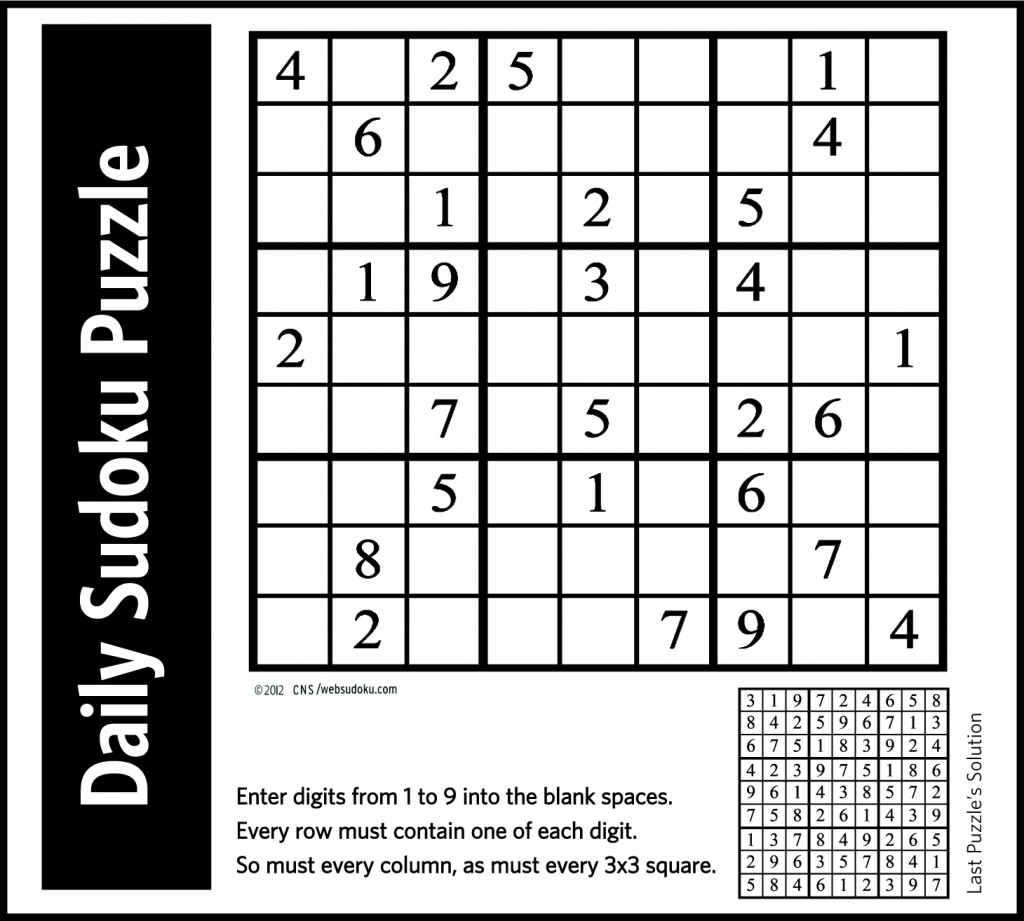
#> input picture resources/Sudoku16.jpg, 1024 x 921 px
$ jupyter execute 'extract sudoku .ipynb'   (Python 2 division)   (older library calls are emulated)
#> lines starting #> are read from the running program, lines starting #| are printed output that depends on the picture; after the words box and inside, x2 and y2 are one past the last pixel; in counts of white or black regions, pixels touching at a corner belong together
[cell 1]
from skimage.feature import daisy
from skimage import data
import matplotlib.pyplot as plt
from skimage.io import imread
import skimage
from skimage.feature import match_template
from skimage import measure
import cv2
import numpy as np
from matplotlib import pyplot as plt

img = cv2.imread('../resources/Sudoku16.jpg',0)
#> img: shape (921, 1024); min 0, max 255, mean 184
gray = cv2.medianBlur(img,5)

ret,th1 = cv2.threshold(gray,127,255,cv2.THRESH_BINARY)
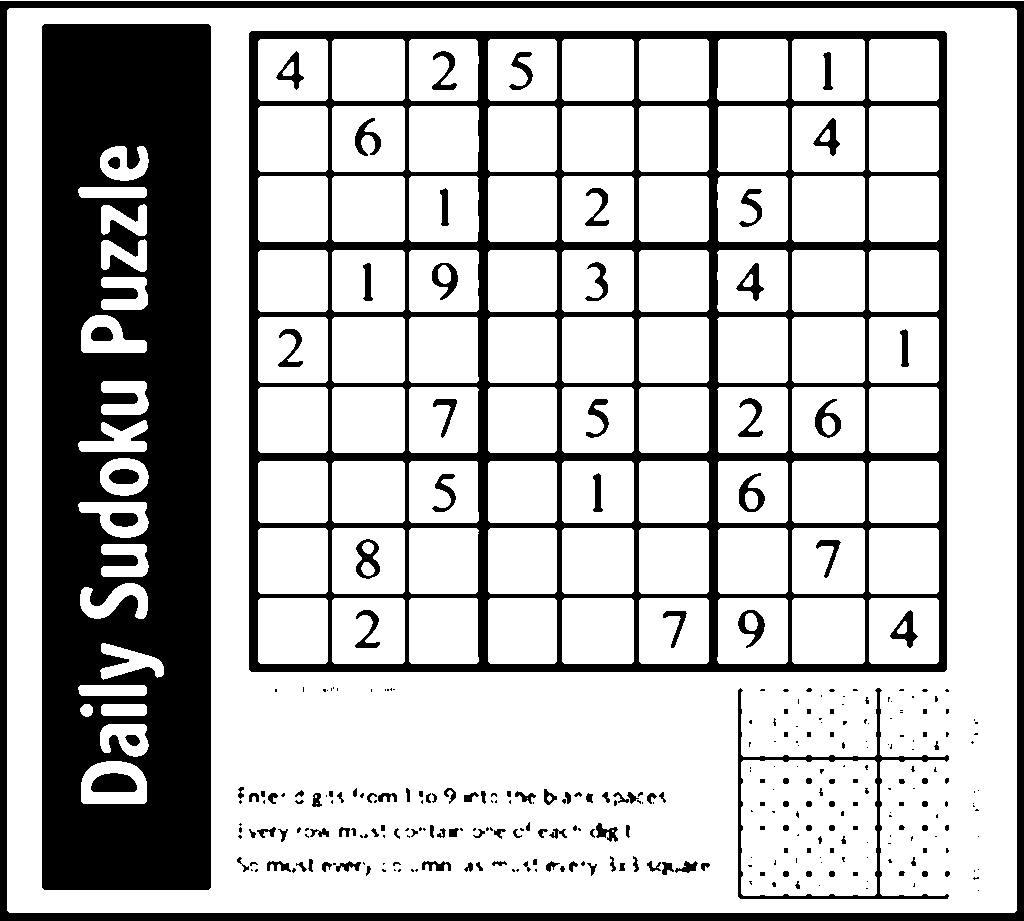
#> th1: shape (921, 1024); 73.2% white; 330 black regions (168 under 20 px), largest, box (x1, y1, x2, y2) and area: (42, 24, 211, 890) 125395, (249, 31, 947, 672) 78001, (0, 1, 1024, 921) 28042
th2 = cv2.adaptiveThreshold(gray,255,cv2.ADAPTIVE_THRESH_MEAN_C,\
            cv2.THRESH_BINARY,11,2)
#> th2: shape (921, 1024); 82.2% white; 322 black regions (29 under 20 px), largest, box (x1, y1, x2, y2) and area: (249, 31, 947, 672) 78162, (0, 1, 1024, 919) 22318, (42, 24, 211, 890) 10561
th3 = cv2.adaptiveThreshold(gray,255,cv2.ADAPTIVE_THRESH_GAUSSIAN_C,\
            cv2.THRESH_BINARY,11,2)
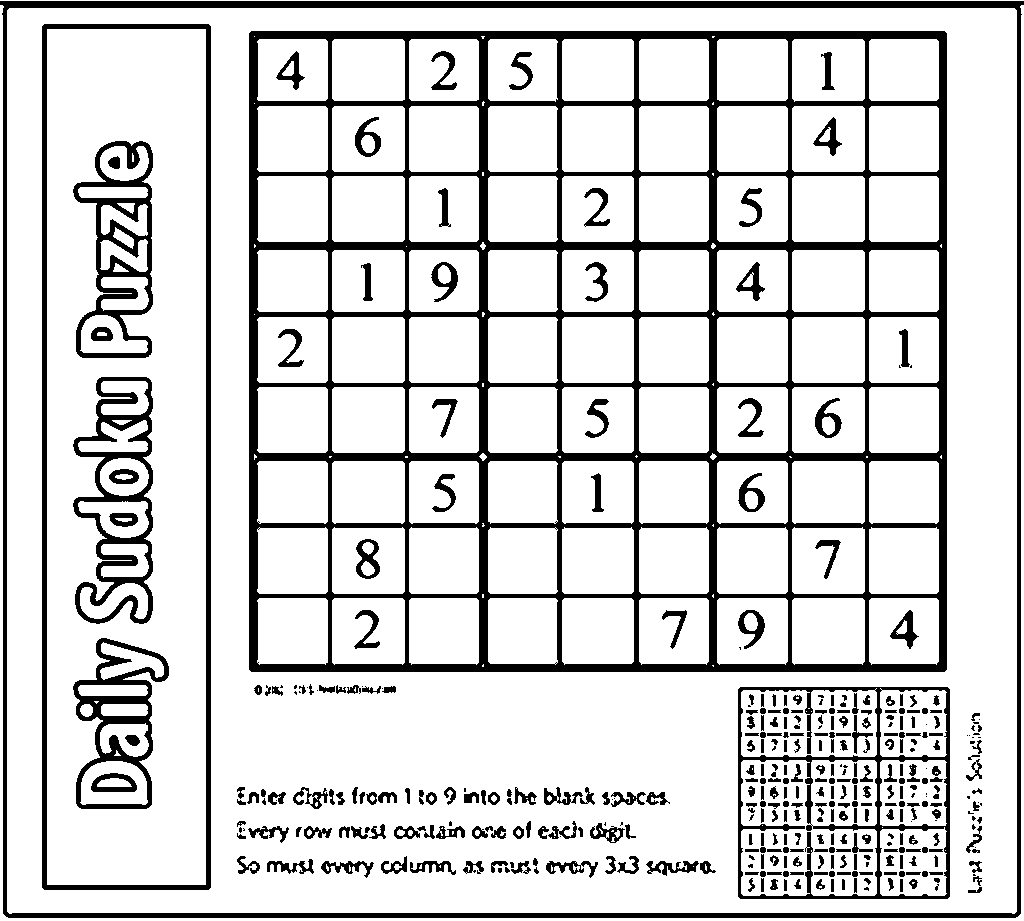
#> th3: shape (921, 1024); 83.3% white; 406 black regions (69 under 20 px), largest, box (x1, y1, x2, y2) and area: (249, 31, 947, 672) 76503, (0, 1, 1024, 918) 19459, (42, 24, 211, 890) 10238

titles = ['Original Image', 'Global Thresholding (v = 127)',
            'Adaptive Mean Thresholding', 'Adaptive Gaussian Thresholding']
images = [gray, th1, th2, th3]

plt.figure(figsize=(20,20))
for i in xrange(4):
    plt.subplot(2,2,i+1),plt.imshow(images[i],'gray')
    plt.title(titles[i])
    plt.xticks([]),plt.yticks([])
plt.show()

[cell 2]
contours = measure.find_contours(th3, 0.8)
#> contours = 680 point arrays, longest 3835 points
sizes = []
for i in range(len(contours)-1):
    sizes.append(len(contours[i]))
#> after the loop, sizes = 679 values, max 3835 at index 2, min 5 at index 6, mean 104.4

[cell 3]
import numpy as np
plt.plot(sizes)
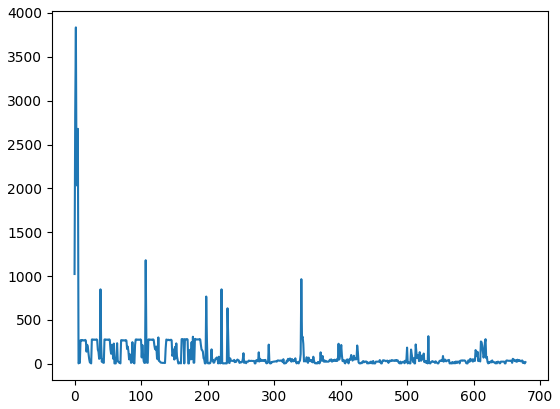
#> figure drawn by matplotlib, 1 panel; curve peaks at x = 2, y = 3835

[cell 4]
topblocksizes = np.sort(sizes)[-10:]
#> topblocksizes = [849, 849, 965, 1024, 1181, 2031, 2071, 2679, 2858, 3835]
topblocks = []
for i in range(len(contours)-1):
    if len(contours[i]) in topblocksizes:
        topblocks.append(contours[i])
#> after the loop, topblocks = 10 point arrays, longest 3835 points

[cell 5]
# Display the image and plot all contours found
fig, ax = plt.subplots(figsize=(10,10))
ax.imshow(img, interpolation='nearest', cmap=plt.cm.gray)

for n, contour in enumerate(topblocks):
    ax.plot(contour[:, 1], contour[:, 0], linewidth=2)
#> this loop made 10 passes
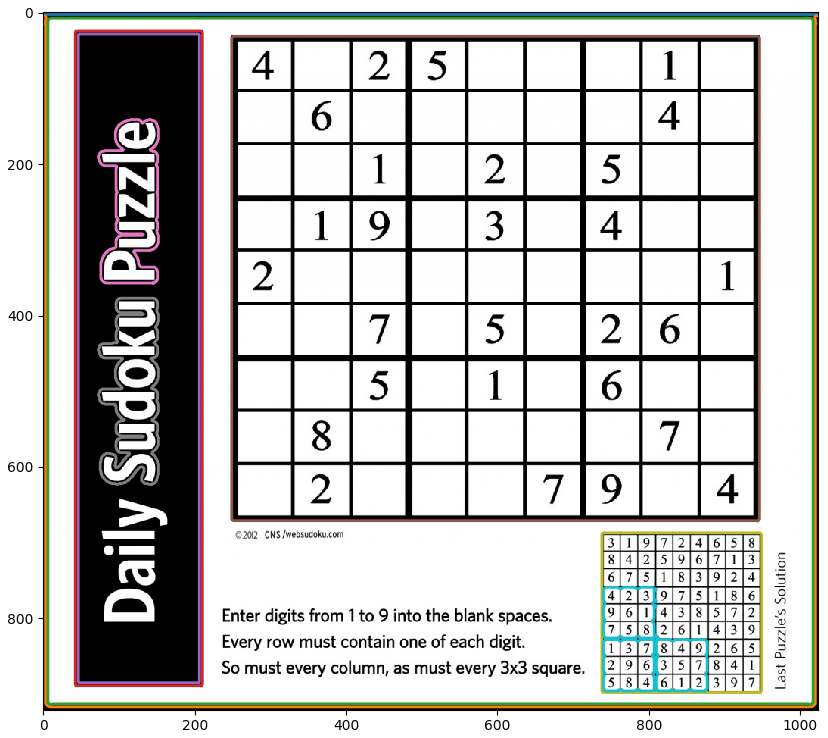
#> figure drawn by matplotlib, 1 panel

[cell 6]
from skimage import transform as tf
from skimage.measure import approximate_polygon, subdivide_polygon

fig, ax = plt.subplots(figsize=(10,10))
ax.axis("off")
ax.imshow(img, cmap="gray")

polygons = []
for n, contour in enumerate(topblocks):
    polygon =  approximate_polygon(contour,0.1)
    polygons.append(polygon)
    ax.plot(polygon[:, 1], polygon[:, 0], linewidth=3)
#> this loop made 10 passes
#> polygon on pass 1: [[0.997, 1023], [0.997, 0]]
#> after the loop, polygons = 10 items

[cell 7]
import math
from rdp import rdp
from skimage.feature import match_template
from skimage.measure import compare_mse, compare_ssim
from skimage.transform import resize
from skimage.color import rgb2gray
from skimage.filters import threshold_minimum
from skimage.transform import (hough_line, hough_line_peaks,
                               probabilistic_hough_line)
from skimage.feature import canny

template = rgb2gray(resize(imread('../resources/blank-sudoku-grid.png'),(90,90)))
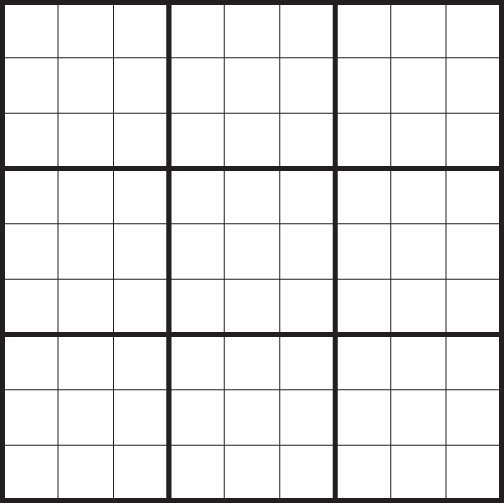
#> input picture resources/blank-sudoku-grid.png, 504 x 504 px
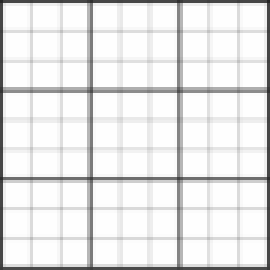
#> template: shape (90, 90) float64 (shown 3 times larger); min 0.152, max 1, mean 0.911
thresh_min = threshold_minimum(template)
#> thresh_min = 0.379
template = template > thresh_min
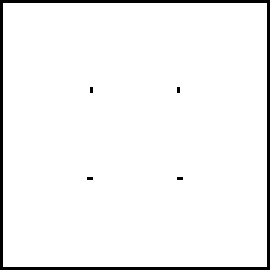
#> template: shape (90, 90) bool (shown 3 times larger); 95.5% white; black in thin lines or dots

def closest_to_point(zero, all_points):
    shortest_dist = 0
    interesting_index = 0
    for index, point in enumerate(all_points):
        dist = np.linalg.norm(zero-point)
        if shortest_dist == 0:
            shortest_dist = dist
            interesting_index = index
        elif shortest_dist > dist:
            shortest_dist = dist
            interesting_index = index

    return all_points[interesting_index]

warped_polygons = []

def extract_contour_image(polygon):

    tl = closest_to_point(np.array([0,0]), polygon)
    tr = closest_to_point(np.array([img.shape[1], 0]), polygon)
    br = closest_to_point(np.array([img.shape[1],img.shape[0]]), polygon)
    bl = closest_to_point(np.array([0,img.shape[0]]), polygon)

    corner_points = [tl, tr, br, bl]

    x = []
    y = []
    for k in corner_points:
        x.append(k[1])
        y.append(k[0])

    #find the index with the shortest distance from zero
    shortest_dist = 0
    interesting_index = 0
    zero = np.array([0,0])
    for index, point in enumerate(corner_points):
        dist = np.linalg.norm(zero-point)
        if shortest_dist == 0:
            shortest_dist = dist
            interesting_index = index
        elif shortest_dist > dist:
            shortest_dist = dist
            interesting_index = index

    src = np.array([[0, 0], [0, 900], [900, 900], [900, 0]])
    dst = np.array([[x[0],y[0]], [x[1],y[1]], [x[2],y[2]], [x[3],y[3]] ])

    tform3 = tf.ProjectiveTransform()
    tform3.estimate(src, dst)
    warped = tf.warp(img, tform3, output_shape=(900, 900))

    try:
        h, theta, d = hough_line(warped)
        vh_lines = 0
        for _, angle, dist in zip(*hough_line_peaks(h, theta, d)):
            deg = np.rad2deg(angle)
            if (deg > 88 and deg < 92) or (deg > -1 and deg < 1):
                vh_lines += 1
        warped_polygons.append([vh_lines,polygon, warped])
    except:
        #do nothing
        print "error"

for polygon in polygons:
    extract_contour_image(polygon)
#> this loop made 10 passes
#> (corner_points in extract_contour_image, dst in extract_contour_image) on passes 1 to 6: ([[0.997, 0], [0.997, 0], [0.997, 1023], [0.997, 1023]], [[0, 0.997], [0, 0.997], [1023, 0.997], [1023, 0.997]]), ([[4, 0], [917, 8], [917, 1015], [6, 1019]], [[0, 4], [8, 917], [1015, 917], [1019, 6]]), ([[7, 9], [914, 9], [914, 1012], [7, 1014]], [[9, 7], [9, 914], [1012, 914], [1014, 7]]), ([[26, 42], [889, 44], [887, 210], [26, 210]], [[42, 26], [44, 889], [210, 887], [210, 26]]), ([[29, 46], [885, 47], [884, 206], [29, 206]], [[46, 29], [47, 885], [206, 884], [206, 29]]), ([[33, 249], [671, 251], [671, 944], [31, 944]], [[249, 33], [251, 671], [944, 671], [944, 31]])
#> pass 1, in extract_contour_image, `warped = tf.warp(img, tform3, output_shape=(900, 900))`:
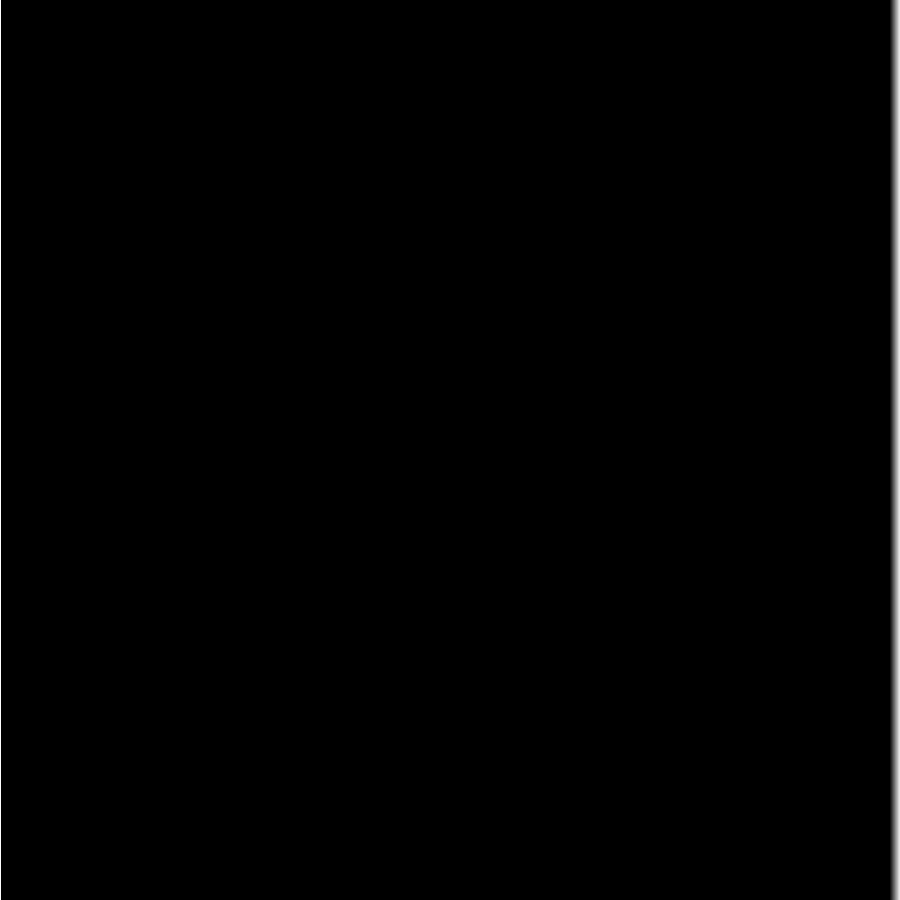
#> warped: shape (900, 900) float64; min 0, max 0.00165, mean 1.09e-05; drawn with min black and max white
#> pass 1, in extract_contour_image, `h, theta, d = hough_line(warped)`:
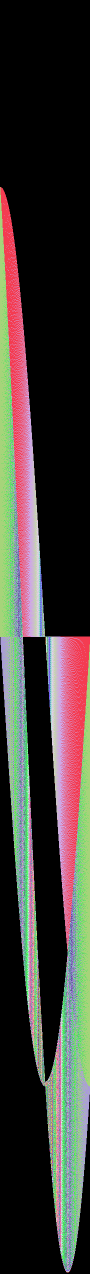
#> h: shape (2547, 180) uint64 (shown at 1/2 size); 189 distinct labels, from 0 to 900; one colour per label, 0 black
#> pass 2, in extract_contour_image (call 2), `h, theta, d = hough_line(warped)`:
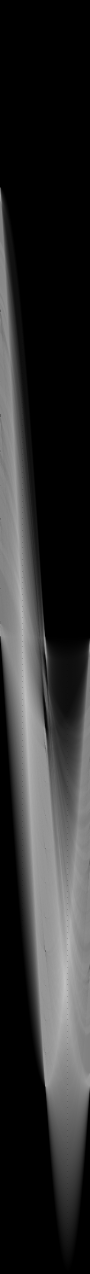
#> h: shape (2547, 180) uint64 (shown at 1/2 size); min 0, max 1495, mean 272.5; drawn with min black and max white
